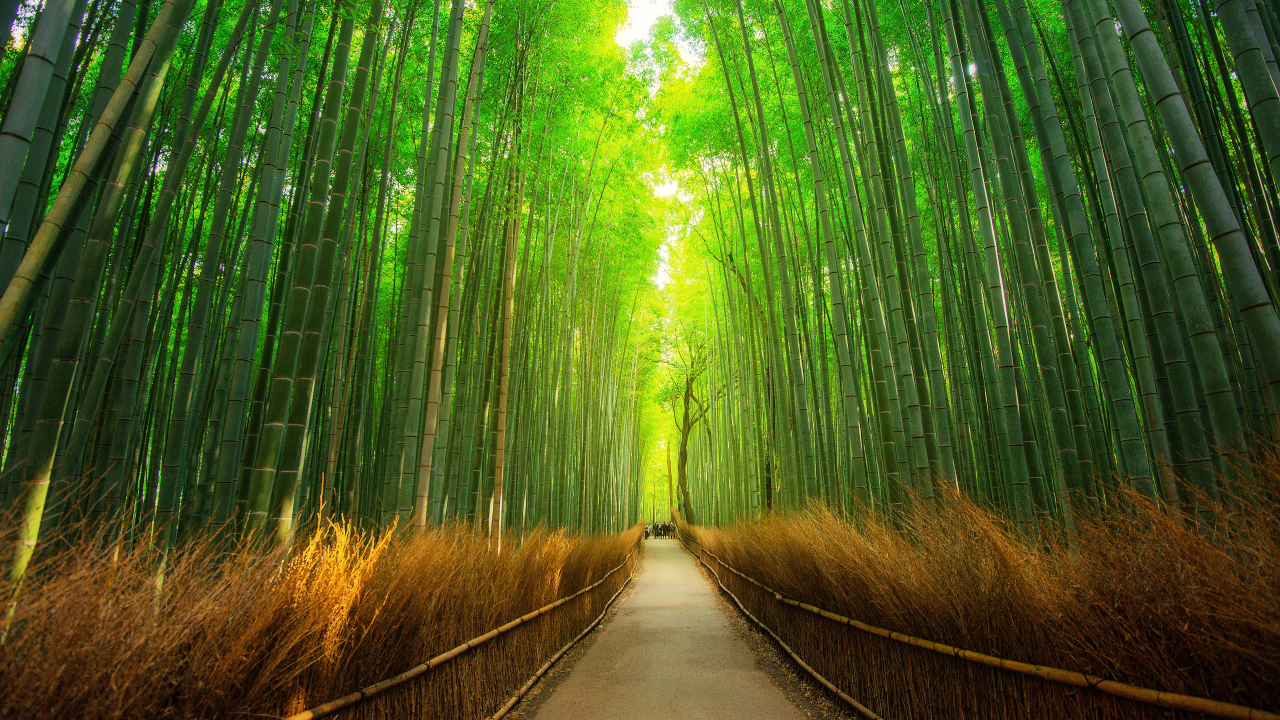
#> input picture opencv iot/image_3.jpg, 3840 x 2160 px, found by its file name (shown at 1/3 size)
$ python task1.py
#> lines starting #> are read from the running program, lines starting #| are printed output that depends on the picture
import cv2
image_path=r"C:\Users\HP\OneDrive\Pictures\image_3.jpg"
img = cv2.imread(image_path)
#> img is the input picture: shape (2160, 3840, 3); mean B, G, R 29.7, 93.3, 76.3
gray = cv2.cvtColor(img, cv2.COLOR_BGR2GRAY)
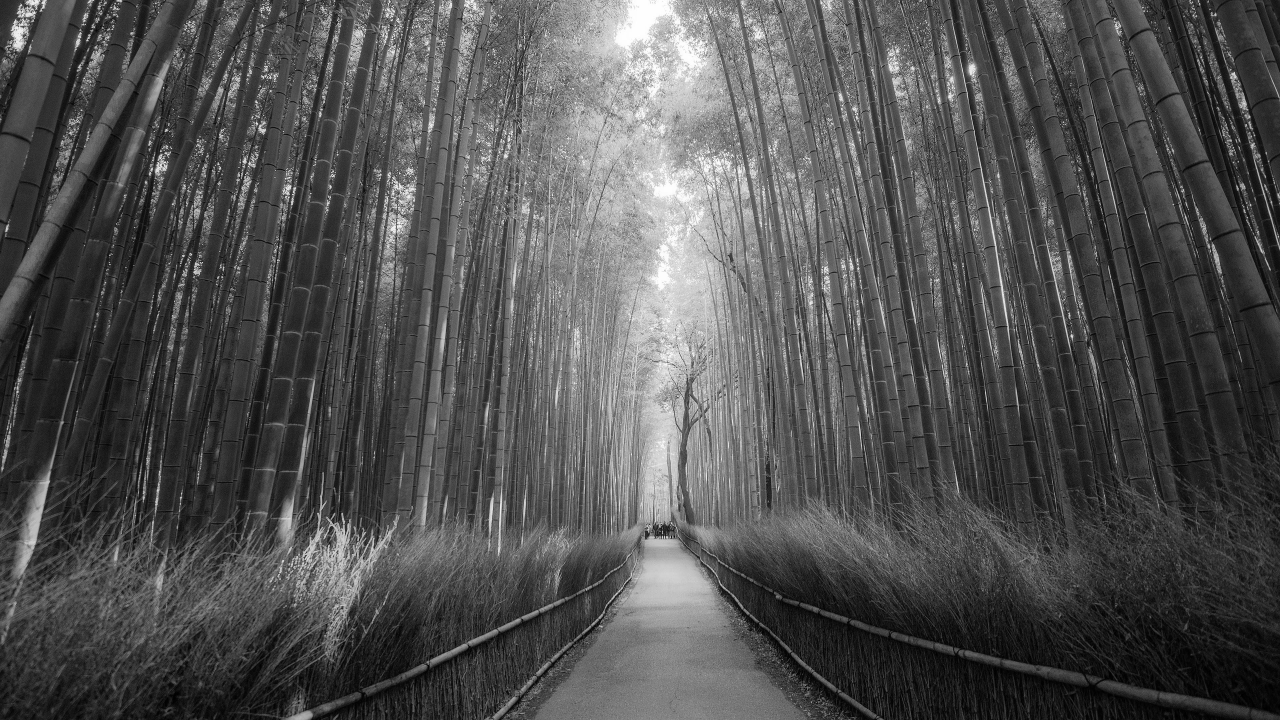
#> gray: shape (2160, 3840) (shown at 1/3 size); min 0, max 255, mean 81

resized = cv2.resize(gray, None, fx=0.225, fy=0.35,interpolation=cv2.INTER_LINEAR)  #interpolation fn
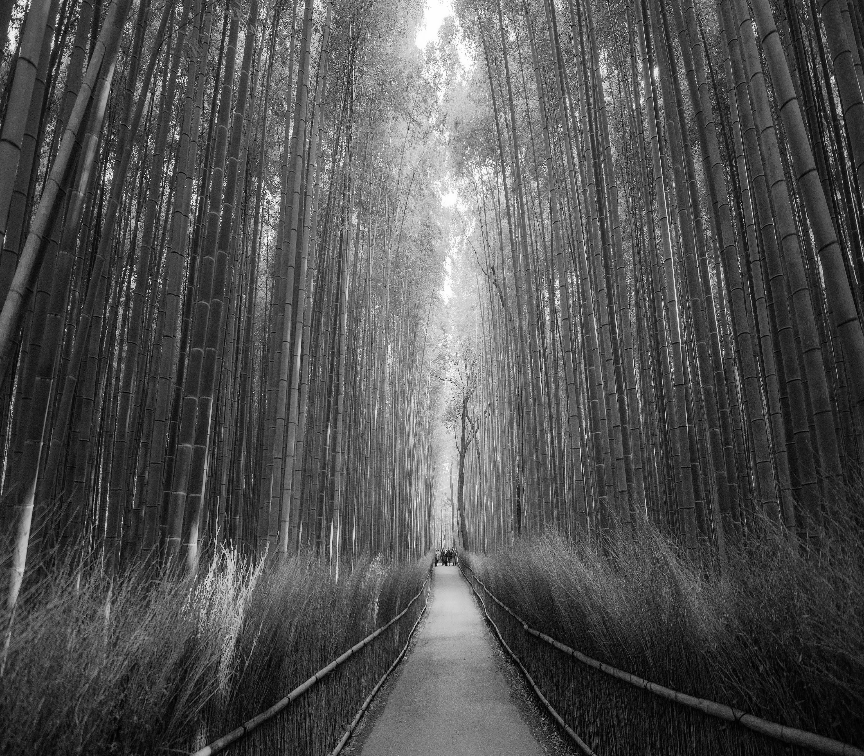
#> resized: shape (756, 864); min 0, max 255, mean 80.8

h,w= resized.shape[:2]
#> h = 756; w = 864
center=(w//2,h//2)  #floor div
#> center = (432, 378)
matrix = cv2.getRotationMatrix2D(center, angle=275, scale=1.0)
rotated = cv2.warpAffine(resized, matrix, (w,h))
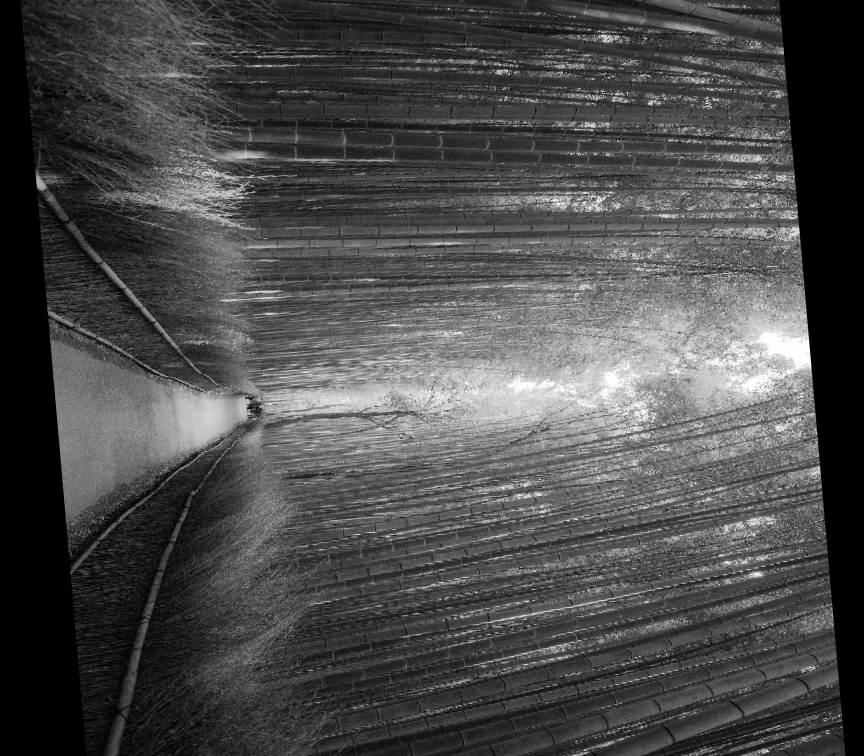
#> rotated: shape (756, 864); min 0, max 255, mean 74.9

edges=cv2.Canny(rotated, 100,150)
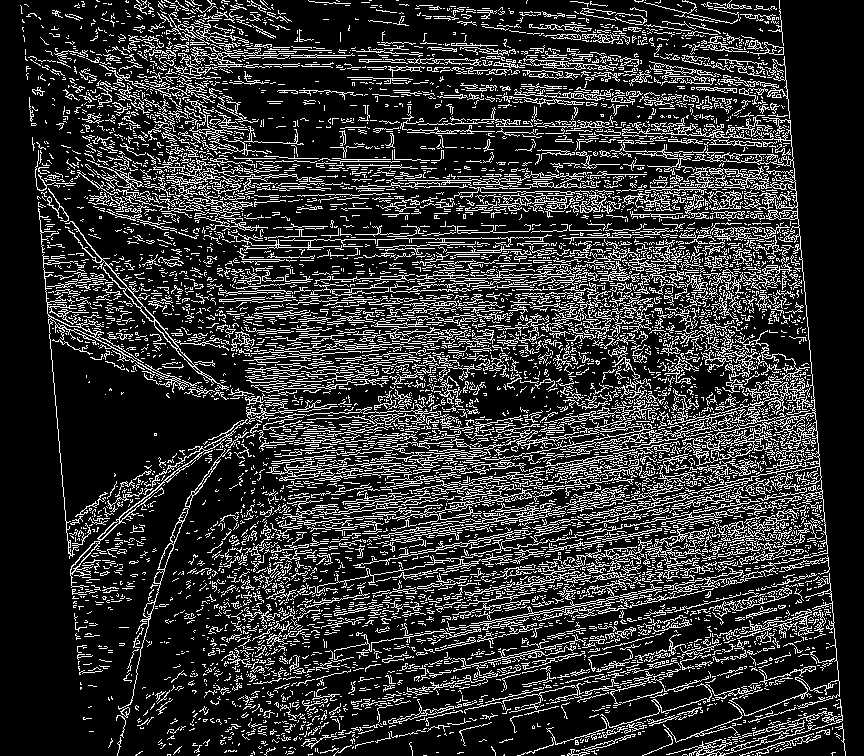
#> edges: shape (756, 864); 19.5% white in thin lines or dots


cv2.imshow("completed",edges)
cv2.waitKey(0)
cv2.destroyAllWindows()
